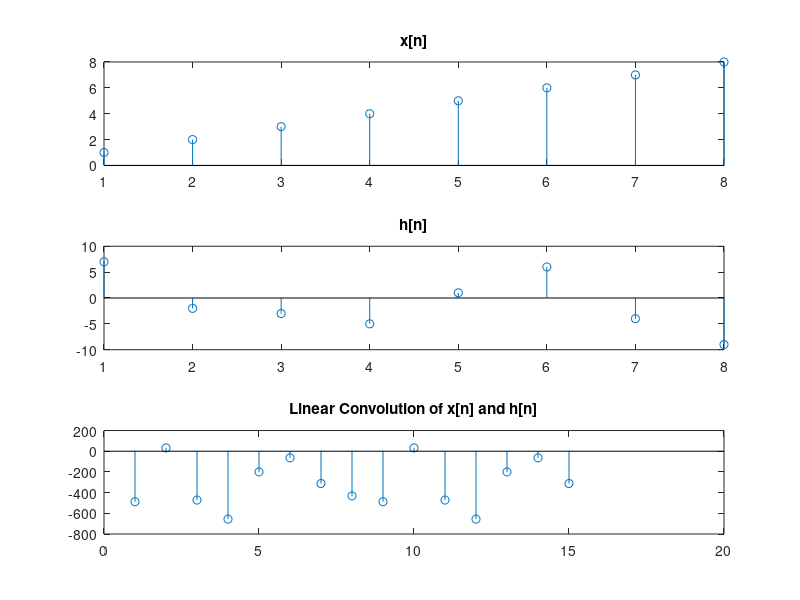

This chart was generated by the following MATLAB code:
clear all
clc
x=[1,2,3,4,5,6,7,8];
l=length(x);
X=zeros(1,8);
for i=1:8
    for m=1:l
        X(i)=X(i)+x(m)*exp(-1i*2*pi*(i-1)*(m-1)/l);
    end
end
h=[7,-2,-3,-5,1,6,-4,-9];
s=length(h);
H=zeros(1,8);
for i=1:8
    for m=1:s
        H(i)=H(i)+h(m)*exp(-1i*2*pi*(i-1)*(m-1)/s);
    end
end
Y=zeros(1,8);
for d=1:8
    Y(d)=X(d)*H(d);
end
y=zeros(1,15);
p=length(Y);
for i=1:15
    for m=1:p
        y(i)=y(i)+Y(m)*exp(-1i*2*pi*(i-1)*(m-1)/p);
    end
end
subplot(3,1,1);
stem(x);
title('x[n]');
subplot(3,1,2);
stem(h);
title('h[n]');
subplot(3,1,3);
stem(y);
title('Linear Convolution of x[n] and h[n]');
